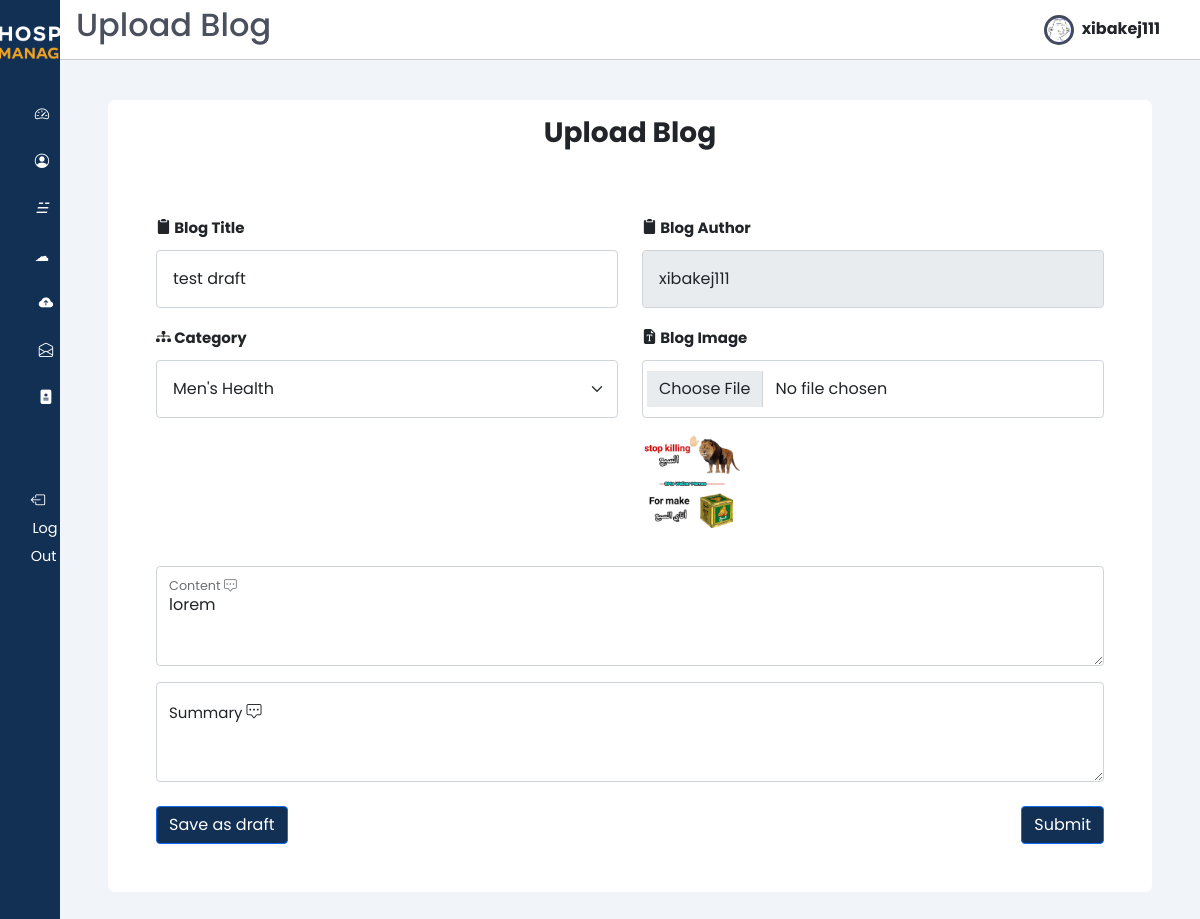
The app's page /upload_blog/5/ (signed in) with its own data.
### users/models.py (models this page shows, shortened)
class Users(AbstractUser):
    email = models.CharField(max_length=50,unique=True)
    username = models.CharField(max_length=50, unique=True)
    password = models.CharField(max_length=200)
    first_name = models.CharField(max_length=50)
    last_name = models.CharField(max_length=50)
    gender_choices = (("Male", "Male"), ("Female", "Female"))
    gender = models.CharField(max_length=10, choices=gender_choices, default="not_known")
    birthday = models.DateField(null=True, blank=True)
    is_doctor = models.BooleanField(default=False)
    profile_avatar = models.ImageField(upload_to="users/profiles", blank=True, default="doctor/profiles/download.png")
    id_address = models.ForeignKey(Address, on_delete=models.CASCADE, null=True)
    class Meta:
      verbose_name = "User"
      verbose_name_plural = "Users"

### doctors/models.py (models this page shows, shortened)
class Blogs(models.Model):
  blog_id = models.AutoField(primary_key=True)
  title = models.CharField(max_length=255)
  description = models.TextField()
  summary = models.TextField()
  is_published = models.BooleanField(default=False)
  posted_at = models.DateField(default=datetime.now)
  thumbnail = models.ImageField(upload_to="blogs/thumbnail", null=True, blank=True)
  id_category = models.ForeignKey(Category, on_delete=models.PROTECT)
  doctor = models.ForeignKey(Doctors, on_delete=models.CASCADE)
  class Meta:
    verbose_name = "Blog"
    verbose_name_plural = "Blogs"

class Category(models.Model):
  id_category = models.AutoField(primary_key=True)
  name = models.CharField(max_length=50)
  class Meta:
    verbose_name = "Category"
    verbose_name_plural = "Categories"

### doctors/views.py (the view, shortened to what this page needs)
# urls.py: path('upload_blog/', upload_blog,name="upload_blog"),
@login_required(login_url='/login')
def upload_blog(request, blog_id=None):
    if blog_id:
        blog = get_object_or_404(Blogs, pk=blog_id)
    else:
        blog = Blogs()
    total_categories = Category.objects.all()
    context = {
        'user_name': request.user.username,
        'total_categories': total_categories,
        'blog': blog,
    }
    return render(request, 'doctors/upload_blog.html', context)

### templates/doctors/upload_blog.html (shortened to what this page needs)
{% extends 'doctors/base.html' %}
{% load static %}
{% block page_title %} Upload Blog {% endblock page_title %}
{% block content %}
<main class="upload-blog text-dark">
  <section class="recent">
    <div class="table-div">
      <div class="table-card ">
        <center>
          <h3 class="text-dark fw-bold">Upload Blog</h3>
        </center>
        <div class="time-table p-5">
          <form method="POST" enctype="multipart/form-data">
            <div class="row justify-content-evenly">
              <div class="mb-3 col-12 col-md-6">
                <label for="title" class="form-label fw-bold">
                  <i class="bi bi-clipboard2-fill"></i>
                  Blog Title
                </label>
                <input type="text" class="form-control p-3"  name="assign_title" id="title" value="{{ blog.title }}"  placeholder="Enter title for Blog" required  >
              </div>
              <div class="mb-3 col-12 col-md-6">
                <label for="title" class="form-label fw-bold">
                  <i class="bi bi-clipboard2-fill"></i>
                  Blog Author
                </label>
                <input type="text" class="form-control p-3"  name="assign_title" id="title"  placeholder="" value="{{ user_name }}" disabled >
              </div>
              <div class="mb-3 col-12 col-md-6">
                <label for="id" class="form-label fw-bold">
                  <i class="bi bi-diagram-3-fill"></i>
                  Category
                </label>
                <select class="form-select p-3" aria-label="Default select example" name="assign_class" required>
                  {% for j in total_categories %}
                    <option value="{{ j.name }}" {% if blog.id_category.name == j.name %}selected{% endif %}>{{ j.name }}</option>
                  {% endfor %}
                </select>
              </div>
              <div class="mb-3 col-12 col-md-6">
                <label for="file" class="form-label fw-bold">
                  <i class="bi bi-file-earmark-font-fill"></i>
                  Blog Image
                </label>
                <input type="file" class="form-control p-3" id="file" name="assignupload">
                {% if blog.thumbnail %}
                  <img src="{{ blog.thumbnail.url }}" alt="Current Thumbnail" class="mt-3" style="max-height: 100px;">
                {% endif %}
              </div>
              <div class="col-12 mt-3">
                <div class="form-floating">
                  <textarea class="form-control" name="assign_desc" placeholder="Short Description" id="floatingTextarea2" style="height: 100px">{{ blog.description }}</textarea>
                  <label for="floatingTextarea2 ">
                  </label>
                </div>
              </div>
              <div class="col-12 mt-3">
                <div class="form-floating">
                  <textarea class="form-control" name="assign_des" placeholder="Summary" id="floatingTextarea3" style="height: 100px">{{ blog.summary }}</textarea>
                  <label for="floatingTextarea2 ">
                  </label>
                </div>
              </div>
            </div>
            <div class="d-flex justify-content-between mt-4">
              <button type="submit" name="upload_draft_blog" class="btn btn-primary primary-color-background">
                Save as draft
              </button>
              <button type="submit" name="upload_blog" value="Submit" class="btn btn-primary primary-color-background ">
                Submit
              </button>
            </div>
          </form>
        </div>
      </div>
    </div>
  </section>
</main>
{% endblock %}

### templates/doctors/base.html (shortened to what this page needs)
{% load static %}
<!DOCTYPE HTML>
<html lang="en">
<head>
  <link href="{% static 'css/bootstrap.min.css' %}" rel="stylesheet"/>
  <link href="{% static 'css/base-style.css' %}" rel="stylesheet"/>
  <link rel="stylesheet" href="https://cdn.jsdelivr.net/gh/lykmapipo/themify-icons@0.1.2/css/themify-icons.css">
  <link  href="{% static 'css/style.css' %}" rel="stylesheet">
  <link  href="{% static 'css/bootstrap-icons.css' %}" rel="stylesheet">
  <link  href="{% static 'css/jquery.dataTables.min.css' %}" rel="stylesheet">
  <link  href="{% static 'css/styleblog.css' %}" rel="stylesheet">
  <link  href="{% static 'css/styleblog-responsive.css' %}" rel="stylesheet">
</head>
<body>
  <div class="sidebar">
    <div class="sidebar-header pt-4">
      <div class="text-center my-">
        <img src="{% static 'img/white-logo.png' %}" alt="logo" class="img-fluid" style="max-width: 170px;" />
      </div>
    </div>
    <div class="sidebar-menu">
      <ul>
        <li>
          <a href="{% url 'doctor_dashboard' %}">
            <i class="bi bi-speedometer2 me-2"></i>
          </a>
        </li>
        <li>
          <a href="{% url 'doctor_profile' %}">
            <i class="bi bi-person-circle me-2"></i>
          </a>
        </li>
        <li>
          <a href="{% url 'doctor_blogs' %}">
            <i>&#9777;&nbsp;&nbsp; </i>
          </a>
        </li>
        <li>
          <a href="{% url 'myblogs' %}">
            <i>&#9729;&nbsp;&nbsp;</i>
          </a>
        </li>
        <li>
          <a href="{% url 'upload_blog' %}">
            <i class="bi bi-cloud-arrow-up-fill"></i>
          </a>
        </li>
        <li>
          <a href="{% url 'doctor_drafts' %}">
            <i class="bi bi-envelope-open"></i>
          </a>
        </li>
        <li>
          <a href="{% url 'view_appointments' %}">
            <i class="bi bi-file-medical-fill"></i>
          </a>
        </li>
        <br><br>
        <li>
            <a href="{% url 'logout' %}" class="logout text-dark"data-bs-toggle="tooltip" data-bs-placement="right" title="logout" >
              <i class="bi bi-box-arrow-left me-3"></i>
              <span class="d-none d-md-inline">Log Out</span>
            </a>
        </li>
      </ul>
    </div>
  </div>
  <div class="main-content">
    <header class="d-flex  align-items-center">
      <h2>{% block page_title %}{% endblock page_title %}</h2>
      <a href="{% url 'doctor_profile' %}">
        <img src="{{ request.user.profile_avatar.url }}" style="width: 30px; height: 30px; border-radius: 50%; overflow: hidden; background-color: blue; display: inline-block; vertical-align: middle; border: 3px solid #424a5b;">
        <span class="fw-bold fs-6 ms-1 text-dark me-4">{{ request.user.username|safe | truncatechars:"10" }}</span>
      </a>
    </header>
    {% block content %}
    {% endblock content %}
  </body>
</html>

### static/css/base-style.css (style rules this page uses)
:root { --primary-color: #123053; --secondary-color: #EFA323; }
.primary-color-background { background-color: var(--primary-color) !important; }
.main-content a { text-decoration: none !important; }

### static/css/style.css (style rules this page uses)
:root { --main-color: #424a5b; --color-dark: #1D2231; --text-grey: #8390A2; --primary-color: #123053; --secondary-color: #EFA323; }
* { font-family: 'Poppins', sans-serif; margin: 0; padding: 0; text-decoration: none; list-style-type: none; box-sizing: border-box; }
.sidebar { height: 100%; width: 240px; position: fixed; left: 0; top: 0; z-index: 100; background: var(--primary-color); color: #fff; overflow-y: auto; transition: width 500ms; }
.sidebar-header { display: flex; justify-content: space-between; align-items: center; height: 60px; padding: 0rem 1rem; }
.sidebar-menu { padding: 0rem; padding-top: 40px; }
.sidebar li { margin-bottom: 1.2rem; font-size: larger; }
.sidebar a { color: #fff !important; text-decoration: none; font-size: .9rem; }
.sidebar a span:last-child { padding-left: .1rem; }
.main-content { position: relative; margin-left: 240px; transition: margin-left 500ms; }
header { position: fixed; left: 240px; top: 0; z-index: 100; width: calc(100% - 240px); background: #fff; height: 60px; padding: 0rem 1rem; display: flex; align-items: center; justify-content: space-between; border-bottom: 1px solid #ccc; transition: left 500ms; }
main { margin-top: 60px; background: #f1f5f9; min-height: 90vh; padding: 1rem 3rem; }
.recent { margin-top: 3rem; margin-bottom: 3rem; }
.text-center { text-align: center; }
@media only screen and (max-width: 1200px) { .sidebar { width: 60px; z-index: 150; } }
@media only screen and (max-width: 1200px) { .sidebar .sidebar-header h3 span, .sidebar li span:last-child { display: none; } }
@media only screen and (max-width: 1200px) { .sidebar .sidebar-header, .sidebar li { display: flex; justify-content: center; } }
@media only screen and (max-width: 1200px) { .main-content { margin-left: 60px; } }
@media only screen and (max-width: 1200px) { .main-content header { left: 60px; width: calc(100% - 60px); } }
.recent { margin-top: 1.5rem; margin-bottom: 3rem; }
.table-div { display: grid; grid-template-columns: 100% 25%; grid-column-gap: 1.5rem; }
.time-table { overflow-x: auto; }
.table-card { background: #fff; border-radius: 7px; }
.table-card h3 { color: var(--text-grey); margin: 1rem; }

### records on screen
Users: user.profile_avatar (picture), user.username "xibakej111", assign_title "xibakej111"
Blogs: assign_title "test draft", assign_class "Men's Health", thumbnail (picture), assign_desc "lorem"
